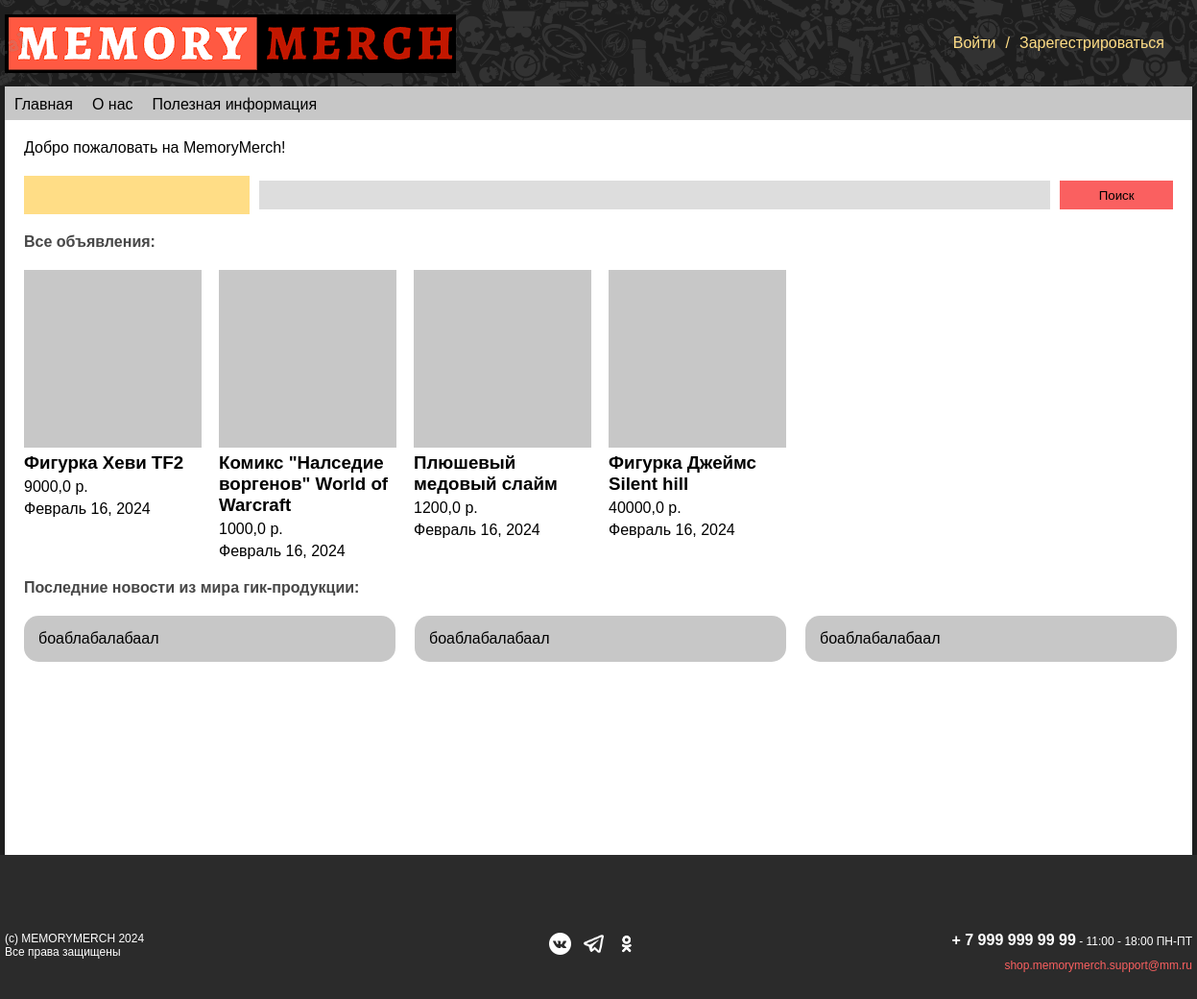
The page / on the database its author committed.
### main/models.py (models this page shows, shortened)
class Tovar(models.Model):
    tovarname = models.CharField(max_length=100, blank=False, default='')
    tovarprice = models.FloatField()
    category = models.ForeignKey('Categories', related_name='tovars_categories', on_delete=models.CASCADE,null = True)
    shipping = models.TextField(max_length=300, blank=False, default='')
    tovardescrpt = models.TextField(max_length=500, blank=False, default='')
    date_posted = models.DateTimeField(default=timezone.now,null=True)

class Post(models.Model):
    title = models.CharField(max_length=100, blank=False)
    postbody = models.TextField(max_length=1000)

### main/views.py (the view)
# urls.py: path('', views.index, name='index'),
def index(request):
    tovars_all = (Tovar.objects.all(),)
    posts = Post.objects.all()
    filter_tovar = TovarFilter(request.GET, queryset=Tovar.objects.all())
    return render(request, "main/index.html", {"tovars": filter_tovar, "posts": posts})

### templates/main/index.html (shortened to what this page needs)
{% extends 'base.html' %}
{% block content%}
<p>Добро пожаловать на MemoryMerch! </p>
<form method="get" class="form-filter">
    <div class="form-filter__inputs">
        {{ tovars.form.category }} {{ tovars.form.tovarname }}
        <button type="submit" class="btn btn-primary">Поиск</button>
    </div>
</form>
<section class="tovars">
    <h2 class="smallhead">Все объявления:</h2>
    <div class="tovars__line">
        {% for tovar in tovars.qs %}
        <div class="tovar-block">
            <div class="tovar-block__image"></div>
            <h3><a href="{% url 'tovar' tovar.id %}">{{ tovar.tovarname }}</a></h3>
            <p>{{ tovar.tovarprice }} р.</p>
            <p>{{ tovar.date_posted|date:"F d, Y" }}</p>
        </div>
        {% endfor %}
    </div>
</section>
<section class="newsposts">
    <h2 class="smallhead">Последние новости из мира гик-продукции:</h2>
    <div class="newsposts__line">
        {% for post in posts %}
        <div class="post-block">
            <p>боаблабалабаал</p>
        </div>
        {% endfor %}
    </div>
</section>
{% endblock %}

### static/css/styles.css (style rules this page uses)
* { margin: 0; padding: 0; box-sizing: border-box; font-family: "Apercu Pro", sans-serif; }
body { background-color: #1E1E1E; }
a { text-decoration: none; color: black; cursor: pointer; }
section { margin-top: 20px; }
.smallhead { margin-bottom: 20px; font-size: 16px; color: #474747; }
html, body, #wrapper { height: 100%; }
.form-filter { width: 100%; margin: 20px 0; }
.form-filter .form-filter__inputs { display: flex; align-items: center; }
.form-filter .form-filter__inputs input { border: none; color: black; height: 40px; background-color: #dddddd; }
.form-filter .form-filter__inputs #id_category { width: 20%; background-color: #FFDD86; margin-right: 10px; }
.form-filter .form-filter__inputs #id_tovarname { width: 70%; height: 30px; background-color: none; margin-right: 10px; }
.form-filter .form-filter__inputs button { background-color: #FA6060; height: 30px; width: 10%; border: none; }
.tovars__line { display: grid; grid-template-columns: repeat(6, 183px); grid-auto-rows: repeat(2, 287px); row-gap: 20px; -moz-column-gap: 20px; column-gap: 20px; }
.tovar-block { width: 185px; }
.tovar-block__image { width: 185x; height: 185px; background-color: #c7c7c7; }
.tovar-block p, h3 { margin-top: 5px; }
.newsposts__line { display: grid; grid-template-columns: repeat(3, 387px); grid-auto-rows: repeat(2, 182px); row-gap: 20px; -moz-column-gap: 20px; column-gap: 20px; }
.post-block { border-radius: 15px; background-color: #c7c7c7; padding: 15px; }

### rows shown on the page
Tovar: tovarname "Фигурка Хеви TF2", tovarprice "9000,0", date_posted "Февраль 16, 2024"
Tovar: tovarname "Комикс \"Налседие воргенов\" World of Warcraft", tovarprice "1000,0", date_posted "Февраль 16, 2024"
Tovar: tovarname "Плюшевый медовый слайм", tovarprice "1200,0", date_posted "Февраль 16, 2024"
Tovar: tovarname "Фигурка Джеймс Silent hill", tovarprice "40000,0", date_posted "Февраль 16, 2024"
